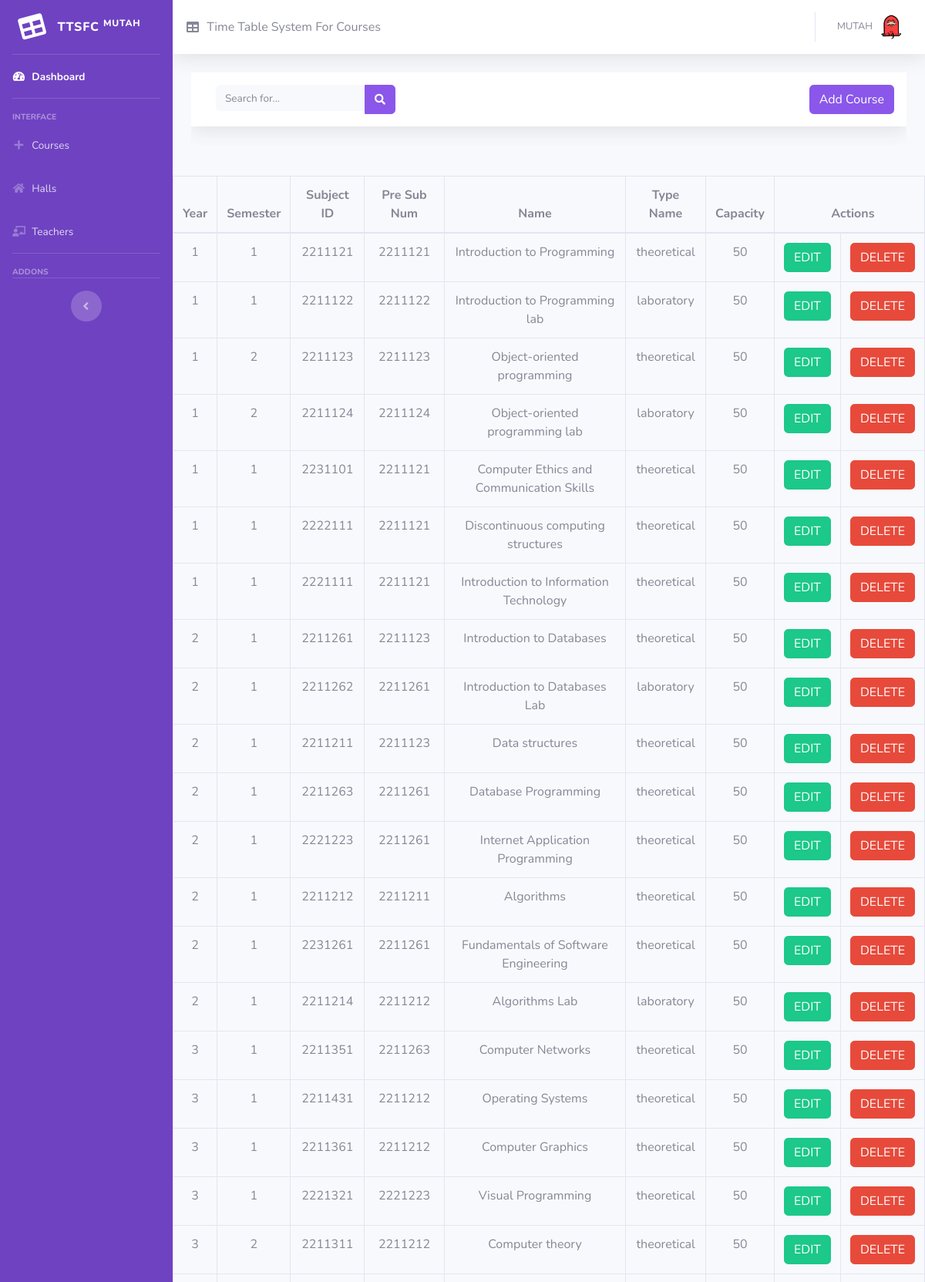
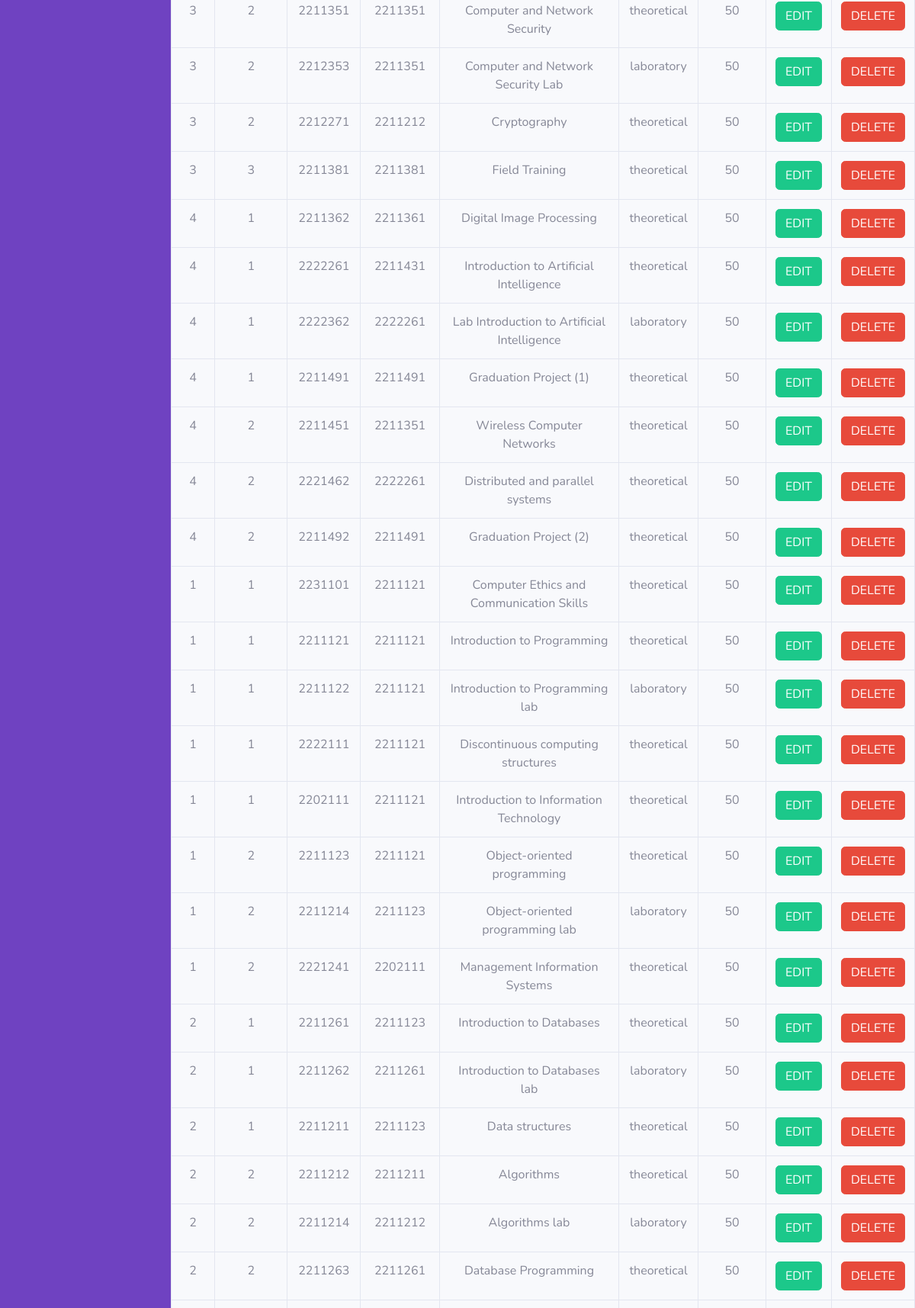
The page /courses.php (signed in, upper part) on the database its author committed (2 pictures, top to bottom).
### tables this page shows
CREATE TABLE `subjects` (
  `id` int(20) NOT NULL,
  `year` int(20) NOT NULL,
  `semester` int(20) NOT NULL,
  `major_id` int(20) NOT NULL,
  `subject_id` int(20) NOT NULL,
  `pre_sub_num` int(20) NOT NULL,
  `name` varchar(100) NOT NULL,
  `type_name` varchar(100) NOT NULL,
  `Capacity` int(11) NOT NULL
);

### php/search_courses.php (the view, shortened to what this page needs)
<?php
include_once(__DIR__ . '/../connect.php');
$search = isset($_POST['search']) ? $_POST['search'] : '';
$sql = "SELECT * FROM subjects WHERE
        name LIKE '%$search%' OR
        type_name LIKE '%$search%' OR
        year LIKE '%$search%' OR
        semester LIKE '%$search%' OR
        major_id LIKE '%$search%' OR
        subject_id LIKE '%$search%' OR
        pre_sub_num LIKE '%$search%' OR
        Capacity LIKE '%$search%'";
$result = mysqli_query($conn, $sql);
if ($result && mysqli_num_rows($result) > 0) {
    while ($row = mysqli_fetch_assoc($result)) {
        echo '<tr id="row-' . htmlspecialchars($row['id']) . '">
            <td>' . htmlspecialchars($row['year']) . '</td>
            <td>' . htmlspecialchars($row['semester']) . '</td>
            <td>' . htmlspecialchars($row['subject_id']) . '</td>
            <td>' . htmlspecialchars($row['pre_sub_num']) . '</td>
            <td>' . htmlspecialchars($row['name']) . '</td>
            <td>' . htmlspecialchars($row['type_name']) . '</td>
            <td>' . htmlspecialchars($row['Capacity']) . '</td>
            <td>
                <button type="button" class="btn btn-success edit-btn" data-id="' . htmlspecialchars($row['id']) . '" data-name="' . htmlspecialchars($row['name']) . '" data-course_id="' . htmlspecialchars($row['subject_id']) . '" data-pre_course_id="' . htmlspecialchars($row['pre_sub_num']) . '" data-major_id="' . htmlspecialchars($row['major_id']) . '" data-type="' . htmlspecialchars($row['type_name']) . '" data-capacity="' . htmlspecialchars($row['Capacity']) . '" data-year="' . htmlspecialchars($row['year']) . '" data-term="' . htmlspecialchars($row['semester']) . '">EDIT</button>
            </td>
            <td>
                <button type="button" class="btn btn-danger delete-btn" data-id="' . htmlspecialchars($row['id']) . '">DELETE</button>
            </td>
        </tr>';
    }
} else {
    echo "<tr><td colspan='10'>No data available</td></tr>";
}
?>

### courses.php (style rules this page uses)
td, th { text-align: center; }

### rows shown on the page
subjects: year "1", semester "1", subject "2211121", pre_sub_num "2211121", name "Introduction to Programming", type_name "theoretical", Capacity "50"
subjects: year "1", semester "1", subject "2211122", pre_sub_num "2211122", name "Introduction to Programming lab", type_name "laboratory", Capacity "50"
subjects: year "1", semester "2", subject "2211123", pre_sub_num "2211123", name "Object-oriented programming", type_name "theoretical", Capacity "50"
subjects: year "1", semester "2", subject "2211124", pre_sub_num "2211124", name "Object-oriented programming lab", type_name "laboratory", Capacity "50"
subjects: year "1", semester "1", subject "2231101", pre_sub_num "2211121", name "Computer Ethics and Communication Skills", type_name "theoretical", Capacity "50"
subjects: year "1", semester "1", subject "2222111", pre_sub_num "2211121", name "Discontinuous computing structures", type_name "theoretical", Capacity "50"
subjects: year "1", semester "1", subject "2221111", pre_sub_num "2211121", name "Introduction to Information Technology", type_name "theoretical", Capacity "50"
subjects: year "2", semester "1", subject "2211261", pre_sub_num "2211123", name "Introduction to Databases", type_name "theoretical", Capacity "50"
subjects: year "2", semester "1", subject "2211262", pre_sub_num "2211261", name "Introduction to Databases Lab", type_name "laboratory", Capacity "50"
subjects: year "2", semester "1", subject "2211211", pre_sub_num "2211123", name "Data structures", type_name "theoretical", Capacity "50"
subjects: year "2", semester "1", subject "2211263", pre_sub_num "2211261", name "Database Programming", type_name "theoretical", Capacity "50"
subjects: year "2", semester "1", subject "2221223", pre_sub_num "2211261", name "Internet Application Programming", type_name "theoretical", Capacity "50"
subjects: year "2", semester "1", subject "2211212", pre_sub_num "2211211", name "Algorithms", type_name "theoretical", Capacity "50"
subjects: year "2", semester "1", subject "2231261", pre_sub_num "2211261", name "Fundamentals of Software Engineering", type_name "theoretical", Capacity "50"
subjects: year "2", semester "1", subject "2211214", pre_sub_num "2211212", name "Algorithms Lab", type_name "laboratory", Capacity "50"
subjects: year "3", semester "1", subject "2211351", pre_sub_num "2211263", name "Computer Networks", type_name "theoretical", Capacity "50"
subjects: year "3", semester "1", subject "2211431", pre_sub_num "2211212", name "Operating Systems", type_name "theoretical", Capacity "50"
subjects: year "3", semester "1", subject "2211361", pre_sub_num "2211212", name "Computer Graphics", type_name "theoretical", Capacity "50"
subjects: year "3", semester "1", subject "2221321", pre_sub_num "2221223", name "Visual Programming", type_name "theoretical", Capacity "50"
subjects: year "3", semester "2", subject "2211311", pre_sub_num "2211212", name "Computer theory", type_name "theoretical", Capacity "50"
subjects: year "3", semester "2", subject "2211351", pre_sub_num "2211351", name "Computer and Network Security", type_name "theoretical", Capacity "50"
subjects: year "3", semester "2", subject "2212353", pre_sub_num "2211351", name "Computer and Network Security Lab", type_name "laboratory", Capacity "50"
subjects: year "3", semester "2", subject "2212271", pre_sub_num "2211212", name "Cryptography", type_name "theoretical", Capacity "50"
subjects: year "3", semester "3", subject "2211381", pre_sub_num "2211381", name "Field Training", type_name "theoretical", Capacity "50"
subjects: year "4", semester "1", subject "2211362", pre_sub_num "2211361", name "Digital Image Processing", type_name "theoretical", Capacity "50"
subjects: year "4", semester "1", subject "2222261", pre_sub_num "2211431", name "Introduction to Artificial Intelligence", type_name "theoretical", Capacity "50"
subjects: year "4", semester "1", subject "2222362", pre_sub_num "2222261", name "Lab Introduction to Artificial Intelligence", type_name "laboratory", Capacity "50"
subjects: year "4", semester "1", subject "2211491", pre_sub_num "2211491", name "Graduation Project (1)", type_name "theoretical", Capacity "50"
subjects: year "4", semester "2", subject "2211451", pre_sub_num "2211351", name "Wireless Computer Networks", type_name "theoretical", Capacity "50"
subjects: year "4", semester "2", subject "2221462", pre_sub_num "2222261", name "Distributed and parallel systems", type_name "theoretical", Capacity "50"
subjects: year "4", semester "2", subject "2211492", pre_sub_num "2211491", name "Graduation Project (2)", type_name "theoretical", Capacity "50"
subjects: year "1", semester "1", subject "2231101", pre_sub_num "2211121", name "Computer Ethics and Communication Skills", type_name "theoretical", Capacity "50"
subjects: year "1", semester "1", subject "2211121", pre_sub_num "2211121", name "Introduction to Programming", type_name "theoretical", Capacity "50"
subjects: year "1", semester "1", subject "2211122", pre_sub_num "2211121", name "Introduction to Programming lab", type_name "laboratory", Capacity "50"
subjects: year "1", semester "1", subject "2222111", pre_sub_num "2211121", name "Discontinuous computing structures", type_name "theoretical", Capacity "50"
subjects: year "1", semester "1", subject "2202111", pre_sub_num "2211121", name "Introduction to Information Technology", type_name "theoretical", Capacity "50"
subjects: year "1", semester "2", subject "2211123", pre_sub_num "2211121", name "Object-oriented programming", type_name "theoretical", Capacity "50"
subjects: year "1", semester "2", subject "2211214", pre_sub_num "2211123", name "Object-oriented programming lab", type_name "laboratory", Capacity "50"
subjects: year "1", semester "2", subject "2221241", pre_sub_num "2202111", name "Management Information Systems", type_name "theoretical", Capacity "50"
subjects: year "2", semester "1", subject "2211261", pre_sub_num "2211123", name "Introduction to Databases", type_name "theoretical", Capacity "50"
subjects: year "2", semester "1", subject "2211262", pre_sub_num "2211261", name "Introduction to Databases lab", type_name "laboratory", Capacity "50"
subjects: year "2", semester "1", subject "2211211", pre_sub_num "2211123", name "Data structures", type_name "theoretical", Capacity "50"
subjects: year "2", semester "2", subject "2211212", pre_sub_num "2211211", name "Algorithms", type_name "theoretical", Capacity "50"
subjects: year "2", semester "2", subject "2211214", pre_sub_num "2211212", name "Algorithms lab", type_name "laboratory", Capacity "50"
subjects: year "2", semester "2", subject "2211263", pre_sub_num "2211261", name "Database Programming", type_name "theoretical", Capacity "50"
